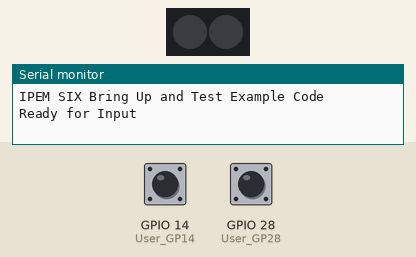
A sketch run on a simulated ESP32-C6. Shown: 2 RGB LEDs in strip order, left to right, the last lines printed to the serial monitor. Inputs (shaded band) come from the test bench; at power-on: GPIO 14 (User_GP14) HIGH, GPIO 28 (User_GP28) HIGH. Dim RGB values are drawn brighter than linear.

Above: at 1.7 s.
1.8 s: GPIO 14 (User_GP14) pulled LOW for 1 s
At 2.4 s:
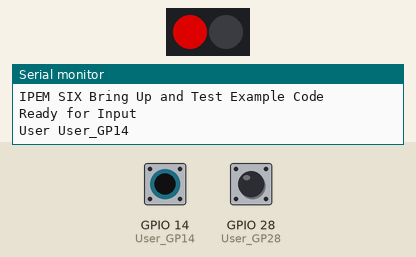
4.7 s: GPIO 28 (User_GP28) pulled LOW for 3.2 s
At 5.1 s:
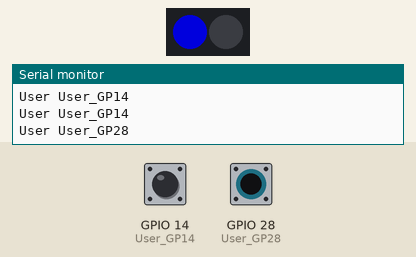
9.4 s: GPIO 14 (User_GP14) pulled LOW for 3.2 s
At 13.5 s:
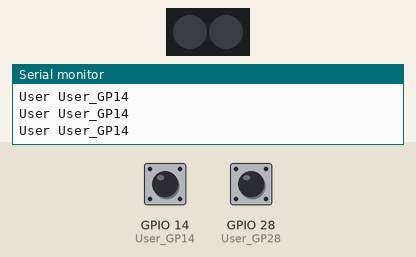
Timing chart, 0 to 15.0 s (numbered marks = the images above; inputs shaded):
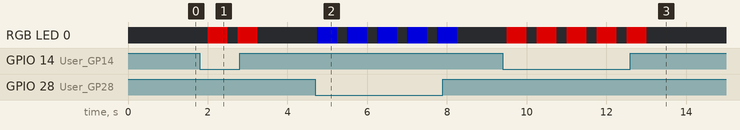

Measured:
- after the input at 1.8 s, RGB LED 0: alternates RGB(150, 0, 0) for 0.50 s and off for 0.25 s, 4 changes in all, then stays off, starting after 0.20 s
- after the input at 4.7 s, RGB LED 0: alternates RGB(0, 0, 150) for 0.50 s and off for 0.25 s, 10 changes in all, then stays off, starting after 0.05 s
- after the input at 9.4 s, RGB LED 0: alternates RGB(150, 0, 0) for 0.50 s and off for 0.25 s, 10 changes in all, then stays off, starting after 0.11 s

The sketch:

User_Button_Test.ino
```cpp
/*
  Dave Williams, DitroniX 2019-2026 (ditronix.net)
  IPEM SIX - ESP32-C5 | ATM90E32 | WiFi 2.4/5GHz | Zigbee | Bluetooth | SIX Channel IoT Mains Power Energy Monitor

  June 2026: Example Code, to demonstrate and test the IPEM SIX

  Remember!
  - Set the BOARD to Use ESP32C5 Dev Module (or similar).
  - You can also set the BAUD rate up to 921600 to speed up flashing.
  - The SDK does NOT need external power to flash.  It will take Power from the USB 5V.
  - The Serial Monitor is configured for BAUD 115200

  The purpose of this test code is to cycle through the various main functions of the board as part of bring up testing.

  This test code is OPEN SOURCE and formatted for easier viewing.  Although is is not intended for real world use, it may be freely used, or modified as needed.
  It is distributed on an "AS IS" BASIS, WITHOUT WARRANTIES OR CONDITIONS OF ANY KIND, either express or implied.

  For board configuration, see github.com/DitroniX/IPEM-SIX-ESP32C5-ATM90E32-IoT-Mains-Power-Energy-Monitor/wiki/Arduino-IDE

  Further information, details and examples can be found on our website or github.com/DitroniX

  * ditronix.net
  * github.com/DitroniX
  * github.com/DitroniX/IPEM-SIX-ESP32C5-ATM90E32-IoT-Mains-Power-Energy-Monitor
  * github.com/DitroniX/IPEM-SIX-ESP32C5-ATM90E32-IoT-Mains-Power-Energy-Monitor/wiki
  * hackster.io/DitroniX/ipem-six-esp32c5-atm90e32-iot-mains-power-energy-monitor-e323bd
*/

// Libraries
#include <Adafruit_NeoPixel.h>

// ****************  VARIABLES / DEFINES / STATIC / STRUCTURES / CONSTANTS ****************

// **************** INPUTS ****************
#define User_GP28 28
#define User_GP14 14

// **************** OUTPUTS ****************

// RGB
#define PIN_WS2812B 27  // The ESP32-C6 pin GPIO8 connected to WS2812B
Adafruit_NeoPixel ws2812b(2, PIN_WS2812B, NEO_GRB + NEO_KHZ800);

// **************** SETUP ****************
void setup() {

  // Stabalise
  delay(250);

  // Initialise UART
  Serial.begin(115200, SERIAL_8N1);  // 115200
  while (!Serial)
    ;
  Serial.println("");

  ws2812b.begin();  // Initialize WS2812B
  ws2812b.clear();  // Turn off RGB for two seconds

  // Turn off RGB
  ws2812b.clear();
  ws2812b.show();
  delay(250);

  // Configure GPIO Inputs
  pinMode(User_GP28, INPUT_PULLUP);
  pinMode(User_GP14, INPUT_PULLUP);

  Serial.println("IPEM SIX Bring Up and Test Example Code");
  Serial.println("Ready for Input");
}

// **************** LOOP ****************
void loop() {

  // Turn off RGB
  ws2812b.clear();
  ws2812b.show();  // update to the WS2812B Led Strip
  delay(250);

  // Check for Button Press
  if (digitalRead(User_GP28) == LOW) {

    Serial.println("User User_GP28");

    // BLUE
    ws2812b.setPixelColor(0, ws2812b.Color(0, 0, 150));
    ws2812b.show();
    delay(500);
  }

  if (digitalRead(User_GP14) == LOW) {

    Serial.println("User User_GP14");

    // RED
    ws2812b.setPixelColor(0, ws2812b.Color(150, 0, 0));
    ws2812b.show();
    delay(500);
  }
}
```
